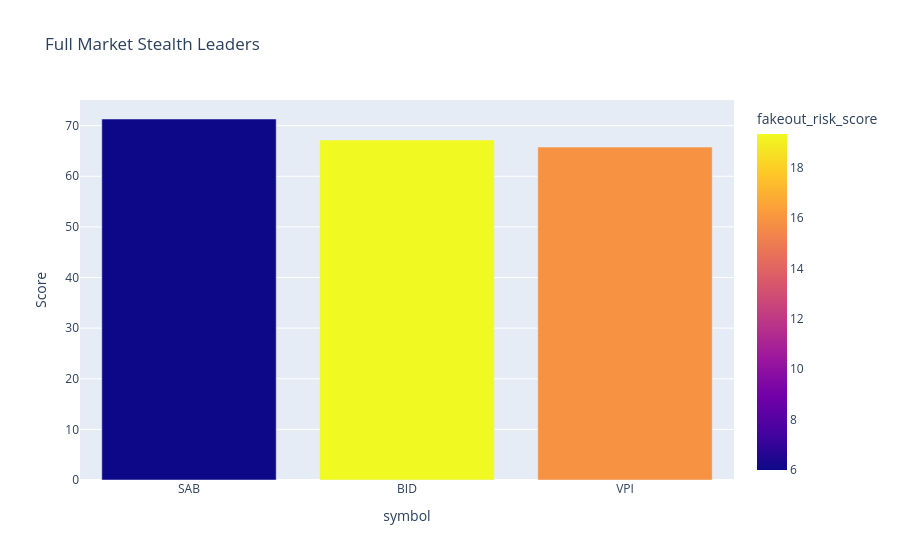
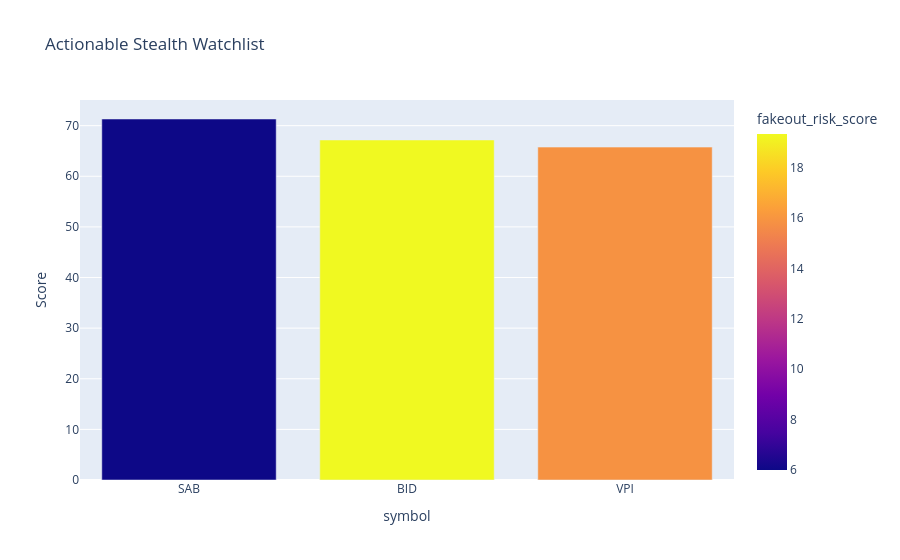
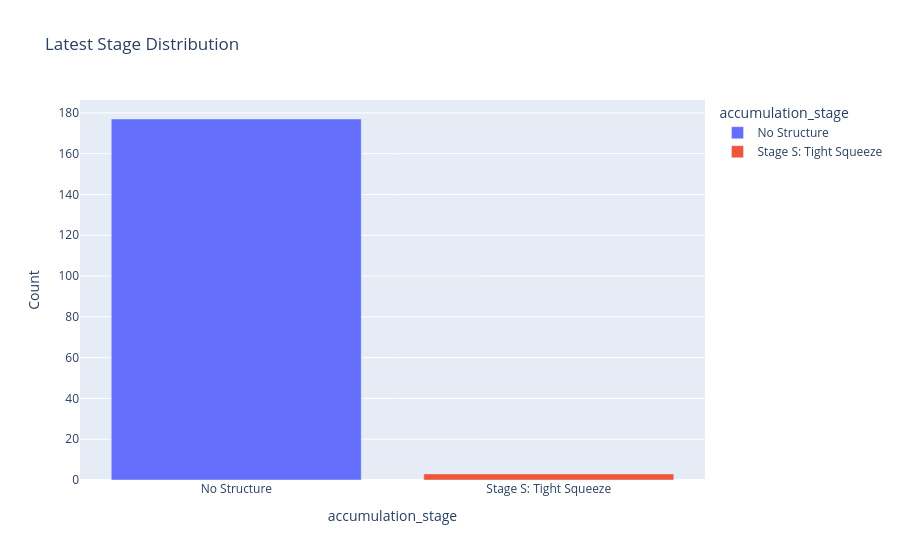
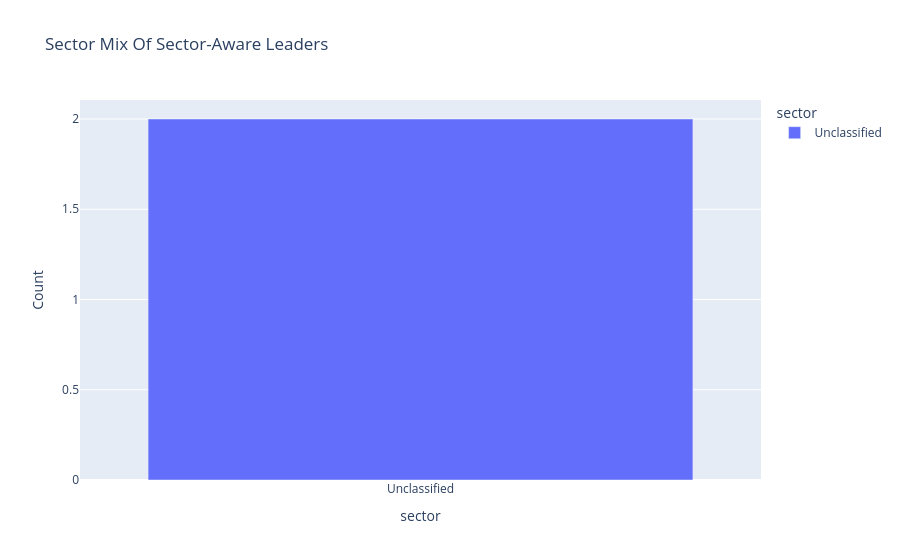

Notebook cell for these charts, in order:
### Code cell
# Cell: Visualize Scan Diagnostics
display(screen_score_bar_chart(latest_leaders, top_n=top_n, title="Full Market Stealth Leaders"))
display(screen_score_bar_chart(latest_watchlist if not latest_watchlist.empty else latest_leaders, top_n=top_n, title="Actionable Stealth Watchlist"))

latest_date = screen_df["date"].max()
display(stage_distribution_chart(screen_df[screen_df["date"] == latest_date], title="Latest Stage Distribution"))
display(sector_distribution_chart(sector_leaders, title="Sector Mix Of Sector-Aware Leaders"))

### Figure 1 — Plotly figure (JSON) as saved in the notebook; plotly's stock layout.template omitted (floating-point values rounded to 4 significant figures)
{"data": [{"customdata": [[66.39, 58.49, "Stage S: Tight Squeeze"], [63.11, 61.8, "Stage S: Tight Squeeze"], [55.02, 68.87, "Stage S: Tight Squeeze"]], "hovertemplate": "symbol=%{x}<br>Score=%{y}<br>accumulation_score=%{customdata[0]}<br>breakout_quality_score=%{customdata[1]}<br>accumulation_stage=%{customdata[2]}<br>fakeout_risk_score=%{marker.color}<extra></extra>", "legendgroup": "", "marker": {"color": [6.0, 19.33, 15.87], "coloraxis": "coloraxis", "pattern": {"shape": ""}}, "name": "", "orientation": "v", "showlegend": false, "textposition": "auto", "type": "bar", "x": ["SAB", "BID", "VPI"], "xaxis": "x", "y": [71.32, 67.17, 65.76], "yaxis": "y"}], "layout": {"autosize": true, "barmode": "relative", "coloraxis": {"colorbar": {"title": {"text": "fakeout_risk_score"}}, "colorscale": [[0, "#0d0887"], [0.1111, "#46039f"], [0.2222, "#7201a8"], [0.3333, "#9c179e"], [0.4444, "#bd3786"], [0.5556, "#d8576b"], [0.6667, "#ed7953"], [0.7778, "#fb9f3a"], [0.8889, "#fdca26"], [1, "#f0f921"]]}, "legend": {"tracegroupgap": 0}, "title": {"text": "Full Market Stealth Leaders"}, "xaxis": {"anchor": "y", "autorange": true, "domain": [0, 1], "range": [-0.5, 2.5], "title": {"text": "symbol"}, "type": "category"}, "yaxis": {"anchor": "x", "autorange": true, "domain": [0, 1], "range": [0, 75.07], "title": {"text": "Score"}, "type": "linear"}}}

### Figure 2 — Plotly figure (JSON) as saved in the notebook; plotly's stock layout.template omitted (floating-point values rounded to 4 significant figures)
{"data": [{"customdata": [[66.39, 58.49, "Stage S: Tight Squeeze"], [63.11, 61.8, "Stage S: Tight Squeeze"], [55.02, 68.87, "Stage S: Tight Squeeze"]], "hovertemplate": "symbol=%{x}<br>Score=%{y}<br>accumulation_score=%{customdata[0]}<br>breakout_quality_score=%{customdata[1]}<br>accumulation_stage=%{customdata[2]}<br>fakeout_risk_score=%{marker.color}<extra></extra>", "legendgroup": "", "marker": {"color": [6.0, 19.33, 15.87], "coloraxis": "coloraxis", "pattern": {"shape": ""}}, "name": "", "orientation": "v", "showlegend": false, "textposition": "auto", "type": "bar", "x": ["SAB", "BID", "VPI"], "xaxis": "x", "y": [71.32, 67.17, 65.76], "yaxis": "y"}], "layout": {"autosize": true, "barmode": "relative", "coloraxis": {"colorbar": {"title": {"text": "fakeout_risk_score"}}, "colorscale": [[0, "#0d0887"], [0.1111, "#46039f"], [0.2222, "#7201a8"], [0.3333, "#9c179e"], [0.4444, "#bd3786"], [0.5556, "#d8576b"], [0.6667, "#ed7953"], [0.7778, "#fb9f3a"], [0.8889, "#fdca26"], [1, "#f0f921"]]}, "legend": {"tracegroupgap": 0}, "title": {"text": "Actionable Stealth Watchlist"}, "xaxis": {"anchor": "y", "autorange": true, "domain": [0, 1], "range": [-0.5, 2.5], "title": {"text": "symbol"}, "type": "category"}, "yaxis": {"anchor": "x", "autorange": true, "domain": [0, 1], "range": [0, 75.07], "title": {"text": "Score"}, "type": "linear"}}}

### Figure 3 — Plotly figure (JSON) as saved in the notebook; plotly's stock layout.template omitted (floating-point values rounded to 4 significant figures)
{"data": [{"hovertemplate": "accumulation_stage=%{x}<br>Count=%{y}<extra></extra>", "legendgroup": "No Structure", "marker": {"color": "#636efa", "pattern": {"shape": ""}}, "name": "No Structure", "orientation": "v", "showlegend": true, "textposition": "auto", "type": "bar", "x": ["No Structure"], "xaxis": "x", "y": [177], "yaxis": "y"}, {"hovertemplate": "accumulation_stage=%{x}<br>Count=%{y}<extra></extra>", "legendgroup": "Stage S: Tight Squeeze", "marker": {"color": "#EF553B", "pattern": {"shape": ""}}, "name": "Stage S: Tight Squeeze", "orientation": "v", "showlegend": true, "textposition": "auto", "type": "bar", "x": ["Stage S: Tight Squeeze"], "xaxis": "x", "y": [3], "yaxis": "y"}], "layout": {"autosize": true, "barmode": "relative", "legend": {"title": {"text": "accumulation_stage"}, "tracegroupgap": 0}, "title": {"text": "Latest Stage Distribution"}, "xaxis": {"anchor": "y", "autorange": true, "categoryarray": ["No Structure", "Stage S: Tight Squeeze"], "categoryorder": "array", "domain": [0, 1], "range": [-0.5, 1.5], "title": {"text": "accumulation_stage"}, "type": "category"}, "yaxis": {"anchor": "x", "autorange": true, "domain": [0, 1], "range": [0, 186.3], "title": {"text": "Count"}, "type": "linear"}}}

### Figure 4 — Plotly figure (JSON) as saved in the notebook; plotly's stock layout.template omitted (floating-point values rounded to 4 significant figures)
{"data": [{"hovertemplate": "sector=%{x}<br>Count=%{y}<extra></extra>", "legendgroup": "Unclassified", "marker": {"color": "#636efa", "pattern": {"shape": ""}}, "name": "Unclassified", "orientation": "v", "showlegend": true, "textposition": "auto", "type": "bar", "x": ["Unclassified"], "xaxis": "x", "y": [2], "yaxis": "y"}], "layout": {"autosize": true, "barmode": "relative", "legend": {"title": {"text": "sector"}, "tracegroupgap": 0}, "title": {"text": "Sector Mix Of Sector-Aware Leaders"}, "xaxis": {"anchor": "y", "autorange": true, "categoryarray": ["Unclassified"], "categoryorder": "array", "domain": [0, 1], "range": [-0.5, 0.5], "title": {"text": "sector"}, "type": "category"}, "yaxis": {"anchor": "x", "autorange": true, "domain": [0, 1], "range": [0, 2.105], "title": {"text": "Count"}, "type": "linear"}}}
